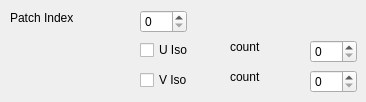
     <widget class="QWidget" name="tab_10">
      <attribute name="title">
       <string>IsoParametric</string>
      </attribute>
      <widget class="QSpinBox" name="PatchIsoPatchIndex">
       <property name="geometry">
        <rect>
         <x>140</x>
         <y>10</y>
         <width>47</width>
         <height>23</height>
        </rect>
       </property>
      </widget>
      <widget class="QLabel" name="label_54">
       <property name="geometry">
        <rect>
         <x>10</x>
         <y>10</y>
         <width>81</width>
         <height>16</height>
        </rect>
       </property>
       <property name="text">
        <string>Patch Index</string>
       </property>
      </widget>
      <widget class="QCheckBox" name="PatchIsoUCheckBox">
       <property name="geometry">
        <rect>
         <x>140</x>
         <y>40</y>
         <width>85</width>
         <height>20</height>
        </rect>
       </property>
       <property name="text">
        <string>U Iso</string>
       </property>
      </widget>
      <widget class="QCheckBox" name="PatchIsoVCheckBox">
       <property name="geometry">
        <rect>
         <x>140</x>
         <y>70</y>
         <width>85</width>
         <height>20</height>
        </rect>
       </property>
       <property name="text">
        <string>V Iso</string>
       </property>
      </widget>
      <widget class="QSpinBox" name="PatchIsoUcount">
       <property name="geometry">
        <rect>
         <x>310</x>
         <y>40</y>
         <width>47</width>
         <height>23</height>
        </rect>
       </property>
      </widget>
      <widget class="QLabel" name="label_55">
       <property name="geometry">
        <rect>
         <x>230</x>
         <y>40</y>
         <width>59</width>
         <height>14</height>
        </rect>
       </property>
       <property name="text">
        <string>count</string>
       </property>
      </widget>
      <widget class="QLabel" name="label_56">
       <property name="geometry">
        <rect>
         <x>230</x>
         <y>70</y>
         <width>59</width>
         <height>14</height>
        </rect>
       </property>
       <property name="text">
        <string>count</string>
       </property>
      </widget>
      <widget class="QSpinBox" name="PatchIsoVcount">
       <property name="geometry">
        <rect>
         <x>310</x>
         <y>70</y>
         <width>47</width>
         <height>23</height>
        </rect>
       </property>
      </widget>
     </widget>
